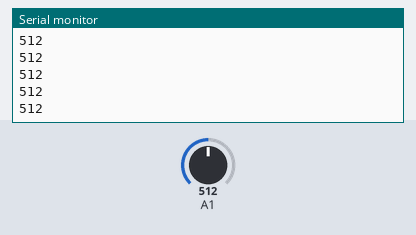
Bench run of a sketch on a simulated Arduino Uno, built with avr-gcc and run on an emulated ATmega328P. Parts: the last lines printed to the serial monitor. The inputs (shaded band) are chosen by the test bench; at power-on: A1 = 512.

Above: at 1.2 s.
1.3 s: A1 set to 716
At 1.32 s:
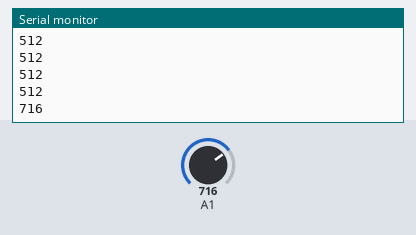
2.8 s: A1 set to 900
At 2.83 s:
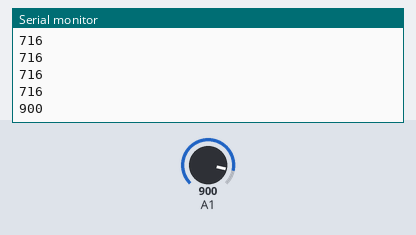
Timing chart, 0 to 5.8 s (numbered marks = the images above; inputs shaded):
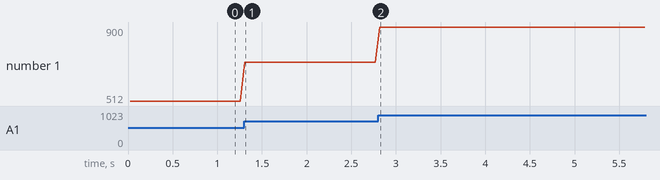

Measured:
- after the input at 1.3 s, the serial monitor: prints a new line at once (image 1)
- after the input at 2.8 s, the serial monitor: prints a new line at once (image 2)
- plotted number 1: 512 → 716 after the input at 1.3 s, 716 → 900 after the input at 2.8 s

The sketch:

sketch_dec6a.ino
```cpp
void setup() {
    Serial.begin(9600); // initialize serial monitor to baud rate 9600
    while (!Serial);    // wait for the serial monitor to open
    Serial.println("Adafruit board is ready");
}

void loop() {
    Serial.println(analogRead(9)); // read data from pin A9
    delay(50); // delay to stabilize readingsw
}
```
